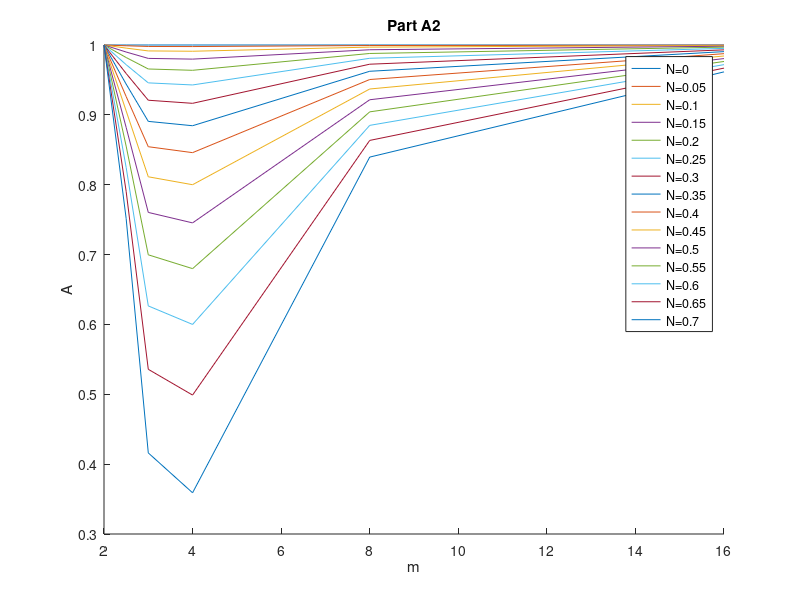

Recreate this plot in MATLAB.
clear all
close all
%% Part A1
% finding the maximum value of the denominator
x = linspace(0,2*pi,360);
f = 8.*sin(x) - sin(2*x);
[M, I] = max(f);

%% Part B3 - not working
a = cos(2.*x);
b = sin(x);
c = sin(3.*x);
[Ma, Ia] = max(a);
[Mb, Ib] = max(b);
[Mc, Ic] = max(c);

d = a+b+c;
[Md, Id] = max(d);
e = cos(2*2.6924);
% print(e)
% print(sin(2.6924))
% print(sin(3*2.6924))

%% Part A2
Cr = [0:0.05:0.73];
legendCell = cellstr(num2str(Cr', 'N=%-d'));

m = [2, 2.5, 3, 4, 8, 16];
A_matrix = zeros(length(Cr),length(m));

for i = 1:length(Cr)
    A = sqrt((-(Cr(i)^2)/36).*(8.*sin(2*pi./m) - sin(2*2*pi./m)).^2 + 1);
    A_matrix(i,:) = A; 
end


hold on
for j=1:length(Cr)
    plot(m,A_matrix(j,:))
    xlabel('m');
    ylabel('A');
    legend(legendCell);
    title('Part A2')
end

%% Part B3 WRONG
I = 1/16;
II = (sin(x).^2)/4;
III = (sin(x).^4)/3;
IV = (151/224).*(sin(x).^2);
V = (89/56).*(sin(x).^4);
VI = (16/576).*(sin(x).^6);

f2 = sqrt((I+II+III)/(IV+V+VI));
[M2, I2] = max(f2);

%% Part B3 take 2

f3 = sqrt(3./(sin(x).^2));
[M3, I3] = min(f3);

%% Part B5
% Plot A(k) vs Cr (range 0-3) for various 
% wavelengths: L = 2?x, 2.5?x, 3?x, 4?x, 5?x, 10?x, 20?x

Cr = [0:3:0.5];
delx =  1;
m = [2, 2.5, 3, 4, 5, 10, 20];
%L = [2*delx, 2.5*delx, 3*delx, 4*delx, 5*delx, 10*delx, 20*delx];

A_matrix = zeros(length(m),length(Cr));
for i = 1:length(m)
    k = m(i);
    L = k.*delx;
    A = 1 - ((Cr.^4)/12).*(sin(k*delx))^4 + ((Cr.^6)/36).*(sin(k*delx))^6;
    A_matrix(i,:) = A;
end


